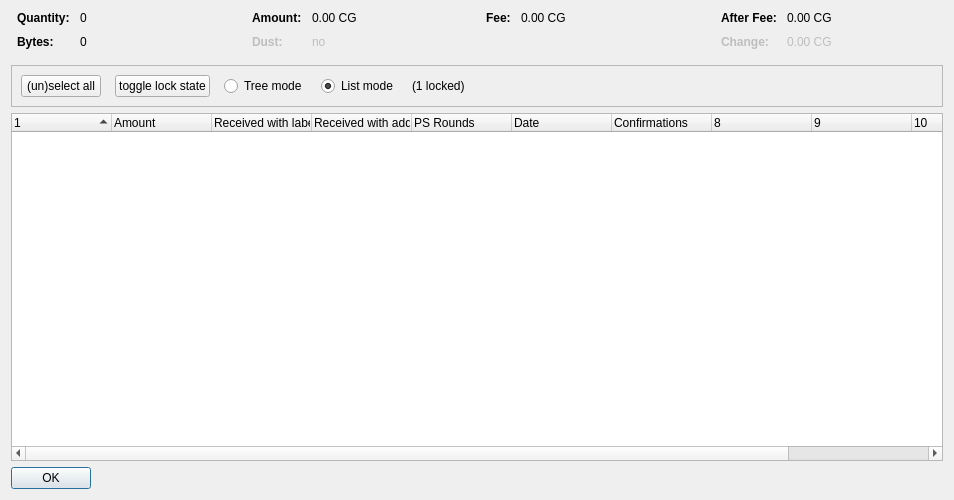
<?xml version="1.0" encoding="UTF-8"?>
<ui version="4.0">
 <class>CoinControlDialog</class>
 <widget class="QDialog" name="CoinControlDialog">
  <property name="geometry">
   <rect>
    <x>0</x>
    <y>0</y>
    <width>954</width>
    <height>500</height>
   </rect>
  </property>
  <property name="windowTitle">
   <string>Coin Selection</string>
  </property>
  <layout class="QVBoxLayout" name="verticalLayout">
   <item>
    <layout class="QHBoxLayout" name="horizontalLayoutTop" stretch="0,0,0,0">
     <property name="topMargin">
      <number>0</number>
     </property>
     <property name="bottomMargin">
      <number>10</number>
     </property>
     <item>
      <layout class="QFormLayout" name="formLayoutCoinControl1">
       <property name="horizontalSpacing">
        <number>10</number>
       </property>
       <property name="verticalSpacing">
        <number>10</number>
       </property>
       <property name="leftMargin">
        <number>6</number>
       </property>
       <property name="rightMargin">
        <number>6</number>
       </property>
       <item row="0" column="0">
        <widget class="QLabel" name="labelCoinControlQuantityText">
         <property name="font">
          <font>
           <weight>75</weight>
           <bold>true</bold>
          </font>
         </property>
         <property name="text">
          <string>Quantity:</string>
         </property>
        </widget>
       </item>
       <item row="0" column="1">
        <widget class="QLabel" name="labelCoinControlQuantity">
         <property name="cursor">
          <cursorShape>IBeamCursor</cursorShape>
         </property>
         <property name="contextMenuPolicy">
          <enum>Qt::ActionsContextMenu</enum>
         </property>
         <property name="text">
          <string notr="true">0</string>
         </property>
         <property name="textInteractionFlags">
          <set>Qt::LinksAccessibleByMouse|Qt::TextSelectableByKeyboard|Qt::TextSelectableByMouse</set>
         </property>
        </widget>
       </item>
       <item row="1" column="0">
        <widget class="QLabel" name="labelCoinControlBytesText">
         <property name="font">
          <font>
           <weight>75</weight>
           <bold>true</bold>
          </font>
         </property>
         <property name="text">
          <string>Bytes:</string>
         </property>
        </widget>
       </item>
       <item row="1" column="1">
        <widget class="QLabel" name="labelCoinControlBytes">
         <property name="cursor">
          <cursorShape>IBeamCursor</cursorShape>
         </property>
         <property name="contextMenuPolicy">
          <enum>Qt::ActionsContextMenu</enum>
         </property>
         <property name="text">
          <string notr="true">0</string>
         </property>
         <property name="textInteractionFlags">
          <set>Qt::LinksAccessibleByMouse|Qt::TextSelectableByKeyboard|Qt::TextSelectableByMouse</set>
         </property>
        </widget>
       </item>
      </layout>
     </item>
     <item>
      <layout class="QFormLayout" name="formLayoutCoinControl2">
       <property name="horizontalSpacing">
        <number>10</number>
       </property>
       <property name="verticalSpacing">
        <number>10</number>
       </property>
       <property name="leftMargin">
        <number>6</number>
       </property>
       <property name="rightMargin">
        <number>6</number>
       </property>
       <item row="0" column="0">
        <widget class="QLabel" name="labelCoinControlAmountText">
         <property name="font">
          <font>
           <weight>75</weight>
           <bold>true</bold>
          </font>
         </property>
         <property name="text">
          <string>Amount:</string>
         </property>
        </widget>
       </item>
       <item row="0" column="1">
        <widget class="QLabel" name="labelCoinControlAmount">
         <property name="cursor">
          <cursorShape>IBeamCursor</cursorShape>
         </property>
         <property name="contextMenuPolicy">
          <enum>Qt::ActionsContextMenu</enum>
         </property>
         <property name="text">
          <string notr="true">0.00 CG</string>
         </property>
         <property name="textInteractionFlags">
          <set>Qt::LinksAccessibleByMouse|Qt::TextSelectableByKeyboard|Qt::TextSelectableByMouse</set>
         </property>
        </widget>
       </item>
       <item row="1" column="0">
        <widget class="QLabel" name="labelCoinControlLowOutputText">
         <property name="enabled">
          <bool>false</bool>
         </property>
         <property name="font">
          <font>
           <weight>75</weight>
           <bold>true</bold>
          </font>
         </property>
         <property name="text">
          <string>Dust:</string>
         </property>
        </widget>
       </item>
       <item row="1" column="1">
        <widget class="QLabel" name="labelCoinControlLowOutput">
         <property name="enabled">
          <bool>false</bool>
         </property>
         <property name="cursor">
          <cursorShape>IBeamCursor</cursorShape>
         </property>
         <property name="contextMenuPolicy">
          <enum>Qt::ActionsContextMenu</enum>
         </property>
         <property name="text">
          <string notr="true">no</string>
         </property>
         <property name="textInteractionFlags">
          <set>Qt::LinksAccessibleByMouse|Qt::TextSelectableByKeyboard|Qt::TextSelectableByMouse</set>
         </property>
        </widget>
       </item>
      </layout>
     </item>
     <item>
      <layout class="QFormLayout" name="formLayoutCoinControl3">
       <property name="horizontalSpacing">
        <number>10</number>
       </property>
       <property name="verticalSpacing">
        <number>10</number>
       </property>
       <property name="leftMargin">
        <number>6</number>
       </property>
       <property name="rightMargin">
        <number>6</number>
       </property>
       <item row="0" column="0">
        <widget class="QLabel" name="labelCoinControlFeeText">
         <property name="font">
          <font>
           <weight>75</weight>
           <bold>true</bold>
          </font>
         </property>
         <property name="text">
          <string>Fee:</string>
         </property>
        </widget>
       </item>
       <item row="0" column="1">
        <widget class="QLabel" name="labelCoinControlFee">
         <property name="cursor">
          <cursorShape>IBeamCursor</cursorShape>
         </property>
         <property name="contextMenuPolicy">
          <enum>Qt::ActionsContextMenu</enum>
         </property>
         <property name="text">
          <string notr="true">0.00 CG</string>
         </property>
         <property name="textInteractionFlags">
          <set>Qt::LinksAccessibleByMouse|Qt::TextSelectableByKeyboard|Qt::TextSelectableByMouse</set>
         </property>
        </widget>
       </item>
      </layout>
     </item>
     <item>
      <layout class="QFormLayout" name="formLayoutCoinControl4">
       <property name="horizontalSpacing">
        <number>10</number>
       </property>
       <property name="verticalSpacing">
        <number>10</number>
       </property>
       <property name="leftMargin">
        <number>6</number>
       </property>
       <property name="rightMargin">
        <number>6</number>
       </property>
       <item row="0" column="0">
        <widget class="QLabel" name="labelCoinControlAfterFeeText">
         <property name="font">
          <font>
           <weight>75</weight>
           <bold>true</bold>
          </font>
         </property>
         <property name="text">
          <string>After Fee:</string>
         </property>
        </widget>
       </item>
       <item row="0" column="1">
        <widget class="QLabel" name="labelCoinControlAfterFee">
         <property name="cursor">
          <cursorShape>IBeamCursor</cursorShape>
         </property>
         <property name="contextMenuPolicy">
          <enum>Qt::ActionsContextMenu</enum>
         </property>
         <property name="text">
          <string notr="true">0.00 CG</string>
         </property>
         <property name="textInteractionFlags">
          <set>Qt::LinksAccessibleByMouse|Qt::TextSelectableByKeyboard|Qt::TextSelectableByMouse</set>
         </property>
        </widget>
       </item>
       <item row="1" column="0">
        <widget class="QLabel" name="labelCoinControlChangeText">
         <property name="enabled">
          <bool>false</bool>
         </property>
         <property name="font">
          <font>
           <weight>75</weight>
           <bold>true</bold>
          </font>
         </property>
         <property name="text">
          <string>Change:</string>
         </property>
        </widget>
       </item>
       <item row="1" column="1">
        <widget class="QLabel" name="labelCoinControlChange">
         <property name="enabled">
          <bool>false</bool>
         </property>
         <property name="cursor">
          <cursorShape>IBeamCursor</cursorShape>
         </property>
         <property name="contextMenuPolicy">
          <enum>Qt::ActionsContextMenu</enum>
         </property>
         <property name="text">
          <string notr="true">0.00 CG</string>
         </property>
         <property name="textInteractionFlags">
          <set>Qt::LinksAccessibleByMouse|Qt::TextSelectableByKeyboard|Qt::TextSelectableByMouse</set>
         </property>
        </widget>
       </item>
      </layout>
     </item>
    </layout>
   </item>
   <item>
    <widget class="QFrame" name="frame">
     <property name="minimumSize">
      <size>
       <width>0</width>
       <height>40</height>
      </size>
     </property>
     <property name="frameShape">
      <enum>QFrame::StyledPanel</enum>
     </property>
     <property name="frameShadow">
      <enum>QFrame::Sunken</enum>
     </property>
     <layout class="QHBoxLayout" name="horizontalLayout">
      <item>
       <layout class="QHBoxLayout" name="horizontalLayoutPanel" stretch="0,0,0,0,0,0">
        <property name="spacing">
         <number>14</number>
        </property>
        <item>
         <widget class="QPushButton" name="pushButtonSelectAll">
          <property name="sizePolicy">
           <sizepolicy hsizetype="Maximum" vsizetype="Fixed">
            <horstretch>0</horstretch>
            <verstretch>0</verstretch>
           </sizepolicy>
          </property>
          <property name="text">
           <string>(un)select all</string>
          </property>
          <property name="autoDefault">
           <bool>false</bool>
          </property>
         </widget>
        </item>
        <item>
         <widget class="QPushButton" name="pushButtonToggleLock">
          <property name="sizePolicy">
           <sizepolicy hsizetype="Maximum" vsizetype="Fixed">
            <horstretch>0</horstretch>
            <verstretch>0</verstretch>
           </sizepolicy>
          </property>
          <property name="text">
           <string>toggle lock state</string>
          </property>
          <property name="autoDefault">
           <bool>false</bool>
          </property>
         </widget>
        </item>
        <item>
         <widget class="QRadioButton" name="radioTreeMode">
          <property name="sizePolicy">
           <sizepolicy hsizetype="Maximum" vsizetype="Fixed">
            <horstretch>0</horstretch>
            <verstretch>0</verstretch>
           </sizepolicy>
          </property>
          <property name="text">
           <string>Tree mode</string>
          </property>
         </widget>
        </item>
        <item>
         <widget class="QRadioButton" name="radioListMode">
          <property name="sizePolicy">
           <sizepolicy hsizetype="Maximum" vsizetype="Fixed">
            <horstretch>0</horstretch>
            <verstretch>0</verstretch>
           </sizepolicy>
          </property>
          <property name="text">
           <string>List mode</string>
          </property>
          <property name="checked">
           <bool>true</bool>
          </property>
         </widget>
        </item>
        <item>
         <widget class="QLabel" name="labelLocked">
          <property name="text">
           <string>(1 locked)</string>
          </property>
         </widget>
        </item>
        <item>
         <spacer name="horizontalSpacer">
          <property name="orientation">
           <enum>Qt::Horizontal</enum>
          </property>
          <property name="sizeHint" stdset="0">
           <size>
            <width>40</width>
            <height>20</height>
           </size>
          </property>
         </spacer>
        </item>
       </layout>
      </item>
     </layout>
    </widget>
   </item>
   <item>
    <widget class="CoinControlTreeWidget" name="treeWidget">
     <property name="contextMenuPolicy">
      <enum>Qt::CustomContextMenu</enum>
     </property>
     <property name="sortingEnabled">
      <bool>false</bool>
     </property>
     <property name="columnCount">
      <number>11</number>
     </property>
     <attribute name="headerShowSortIndicator" stdset="0">
      <bool>true</bool>
     </attribute>
     <attribute name="headerStretchLastSection">
      <bool>false</bool>
     </attribute>
     <column>
      <property name="text">
       <string/>
      </property>
     </column>
     <column>
      <property name="text">
       <string>Amount</string>
      </property>
     </column>
     <column>
      <property name="text">
       <string>Received with label</string>
      </property>
     </column>
     <column>
      <property name="text">
       <string>Received with address</string>
      </property>
     </column>
     <column>
      <property name="text">
       <string>PS Rounds</string>
      </property>
     </column>
     <column>
      <property name="text">
       <string>Date</string>
      </property>
     </column>
     <column>
      <property name="text">
       <string>Confirmations</string>
      </property>
      <property name="toolTip">
       <string>Confirmed</string>
      </property>
     </column>
     <column>
      <property name="text">
       <string/>
      </property>
     </column>
     <column>
      <property name="text">
       <string/>
      </property>
     </column>
     <column>
      <property name="text">
       <string/>
      </property>
     </column>
     <column>
      <property name="text">
       <string/>
      </property>
     </column>
    </widget>
   </item>
   <item>
    <widget class="QDialogButtonBox" name="buttonBox">
     <property name="sizePolicy">
      <sizepolicy hsizetype="Maximum" vsizetype="Fixed">
       <horstretch>0</horstretch>
       <verstretch>0</verstretch>
      </sizepolicy>
     </property>
     <property name="orientation">
      <enum>Qt::Horizontal</enum>
     </property>
     <property name="standardButtons">
      <set>QDialogButtonBox::Ok</set>
     </property>
    </widget>
   </item>
  </layout>
 </widget>
 <customwidgets>
  <customwidget>
   <class>CoinControlTreeWidget</class>
   <extends>QTreeWidget</extends>
   <header>coincontroltreewidget.h</header>
  </customwidget>
 </customwidgets>
 <resources/>
 <connections/>
</ui>
